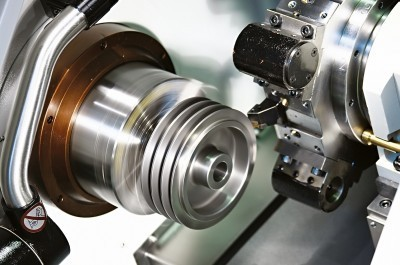
//> input picture labs/Bespalov_Maksim_CV_lab_00/Bespalov_Maksim_CV_lab_00/cimg.jpg, 400 x 265 px
$ ./Bespalov_Maksim_CV_lab_00   (built with g++ and OpenCV 4)
//> lines starting //> are read from the running program, lines starting //| are printed output that depends on the picture
### labs/Bespalov_Maksim_CV_lab_00/Bespalov_Maksim_CV_lab_00/stdafx.h
// stdafx.h : include file for standard system include files,
// or project specific include files that are used frequently, but
// are changed infrequently
//

#pragma once

#include "targetver.h"

#include <stdio.h>
#include <tchar.h>


// TODO: reference additional headers your program requires here

### labs/Bespalov_Maksim_CV_lab_00/Bespalov_Maksim_CV_lab_00/Bespalov_Maksim_CV_lab_00.cpp
// Bespalov_Maksim_CV_lab_00.cpp : Defines the entry point for the console application.
//

#include "stdafx.h"
#include <opencv2\opencv.hpp>
#include <math.h>


int main(int argc, char* argv[])
{
	cv::Mat src, clone, canny,blur,hist;

	src = cv::imread("cimg.jpg",1);
//> src is the input picture: 265 rows x 400 cols, CV_8UC3; mean B, G, R 122.4, 127.5, 129

	clone = src.clone();

	cv::Canny(clone,canny,20,150);
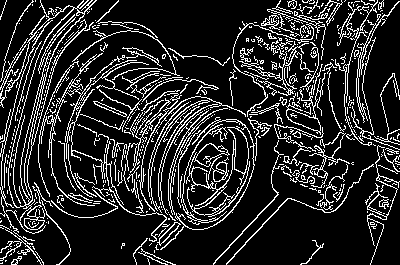
//> canny: 265 rows x 400 cols, CV_8UC1; 16.2% white in thin lines or dots
	cv::blur(clone,blur,cv::Size(5,5));
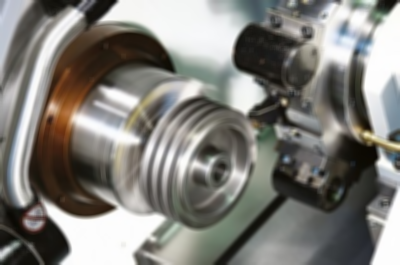
//> blur: 265 rows x 400 cols, CV_8UC3; mean B, G, R 122.4, 127.5, 129

	cv::namedWindow( "Source", CV_WINDOW_AUTOSIZE );
	cv::namedWindow( "Canny", CV_WINDOW_AUTOSIZE );
	cv::namedWindow( "Blur", CV_WINDOW_AUTOSIZE );
	cv::imshow("Source", src);
	cv::imshow("Canny", canny);
	cv::imshow("Blur", blur);
	cv::waitKey();
	src = cv::imread("himg.jpg",1);
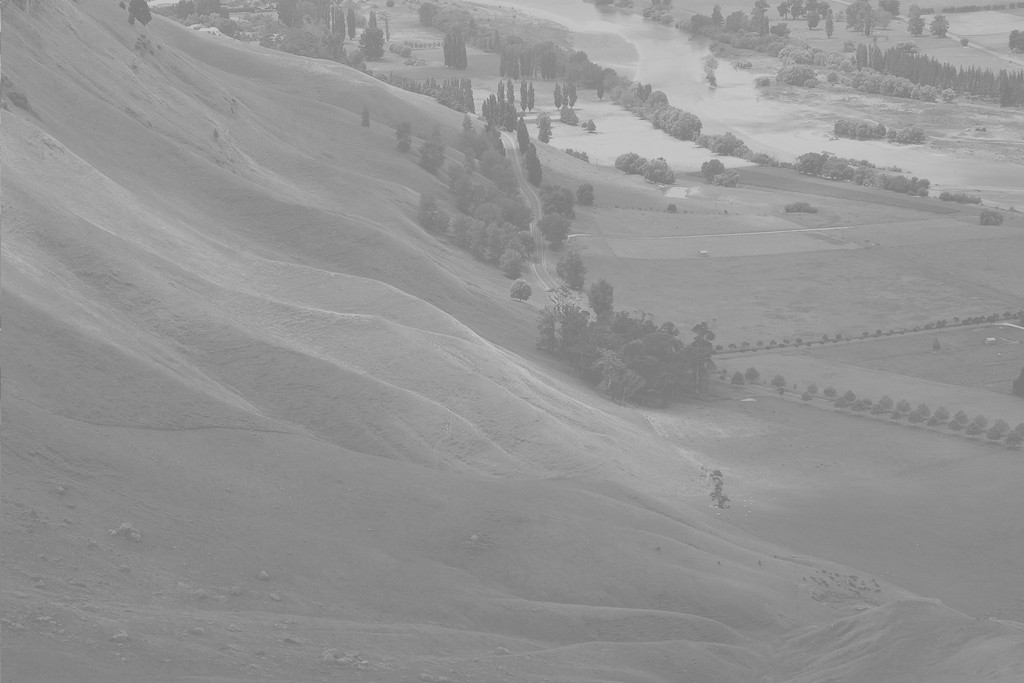
//> input picture labs/Bespalov_Maksim_CV_lab_00/Bespalov_Maksim_CV_lab_00/himg.jpg, 1024 x 683 px
//> src is the input picture: 683 rows x 1024 cols, CV_8UC3; min 114, max 208, mean 148
	clone = src.clone();
	cv::cvtColor(clone, clone, CV_BGR2GRAY);
	cv::equalizeHist(clone,hist);
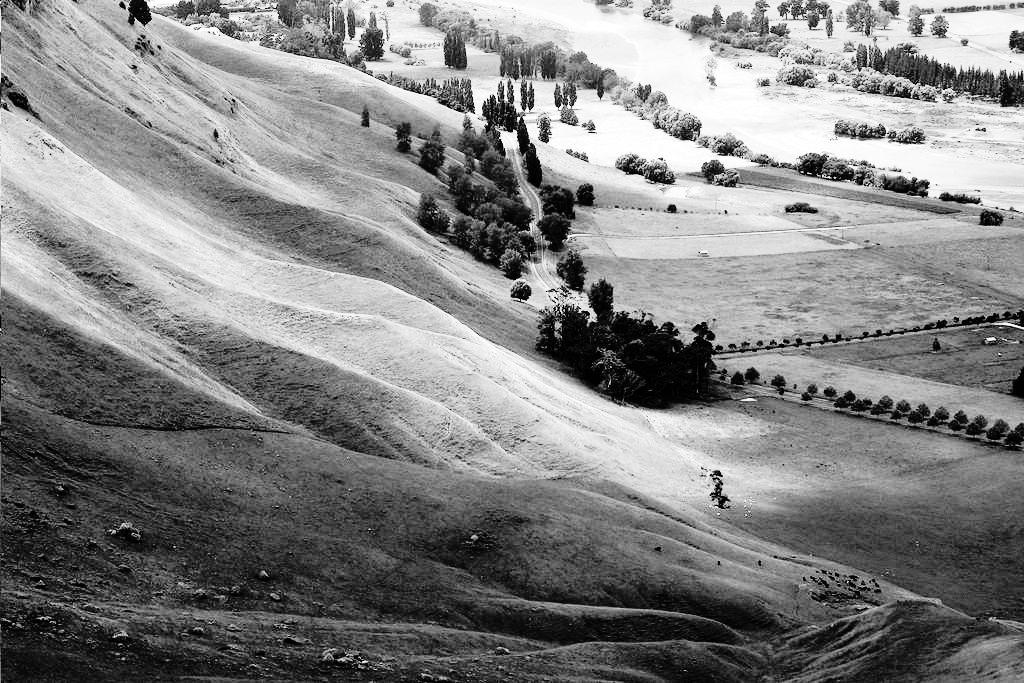
//> hist: 683 rows x 1024 cols, CV_8UC1; min 0, max 255, mean 130.5
	cv::imshow("Source", src);
	cv::namedWindow( "Histigram Equalization", CV_WINDOW_AUTOSIZE );
	cv::imshow("Histigram Equalization", hist);

	cv::waitKey();

	return 0;
}
